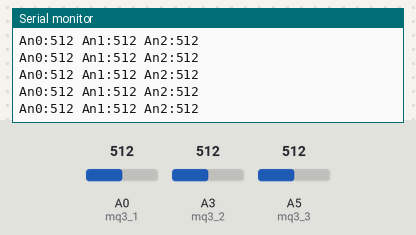
This sketch was run on a simulated Arduino Uno, built with avr-gcc and run on an emulated ATmega328P. Shown: the last lines printed to the serial monitor. Inputs (shaded band) come from the test bench; at power-on: A3 (mq3_2) = 512, A0 (mq3_1) = 512, A5 (mq3_3) = 512.

Above: at 7.2 s.
7.3 s: A3 (mq3_2) set to 983
At 7.64 s:
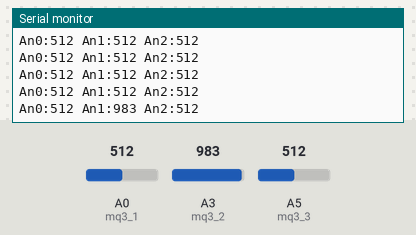
10.3 s: A3 (mq3_2) set to 1016
At 10.45 s:
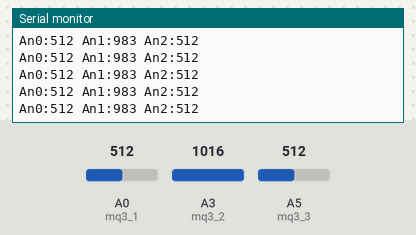
Timing chart, 0 to 12.8 s (numbered marks = the images above; inputs shaded):
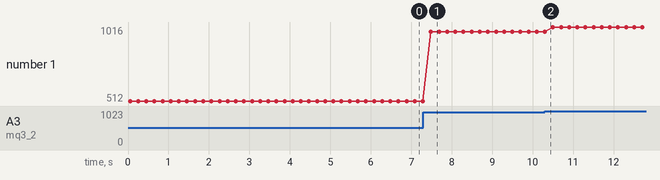

Measured:
- after the input at 7.3 s, the serial monitor: prints a new line after 0.19 s (image 1)
- plotted number 1: 512 → 983 after the input at 7.3 s, 983 → 1016 after the input at 10.3 s

The sketch:

MQ3-sensortest.ino
```cpp
int mq3_1 = 0;
int mq3_2 = 3;
int mq3_3 = 5;
int an0,an1,an2;
void setup() {
  // put your setup code here, to run once:
  pinMode(mq3_1, INPUT);
  pinMode(mq3_2, INPUT);
  pinMode(mq3_3, INPUT);

  Serial.begin(57600);
  delay(50);
}

void loop() {
  // put your main code here, to run repeatedly:

  an0 = analogRead(mq3_1);
  an1 = analogRead(mq3_2);
  an2 = analogRead(mq3_3);
  Serial.print("An0:");
  Serial.print(an0);

  Serial.print(" An1:");
  Serial.print(an1);

  Serial.print(" An2:");
  Serial.print(an2);
  Serial.println("");
  delay(200);

}
```
